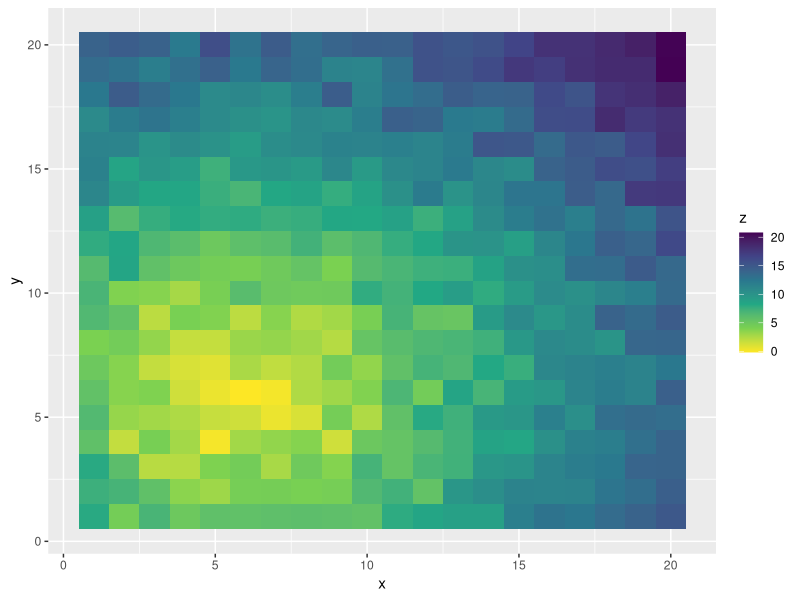

The R script that drew this image:
# Heatmap image for hex
# Jeff Oliver
# jcoliver@arizona.edu
# 2023-08-28

library(ggplot2)

x <- rep(1:20, times = 20)
y <- rep(1:20, each = 20)
df <- data.frame(x = x, y = y)

df$z <- sqrt((df$x - 6)^2 + (df$y - 6)^2)
df$z <- df$z + rnorm(n = nrow(df))
ggplot(data = df, mapping = aes(x = x, y = y, fill = z)) +
  geom_tile() +
  scale_fill_viridis_c(direction = -1)
